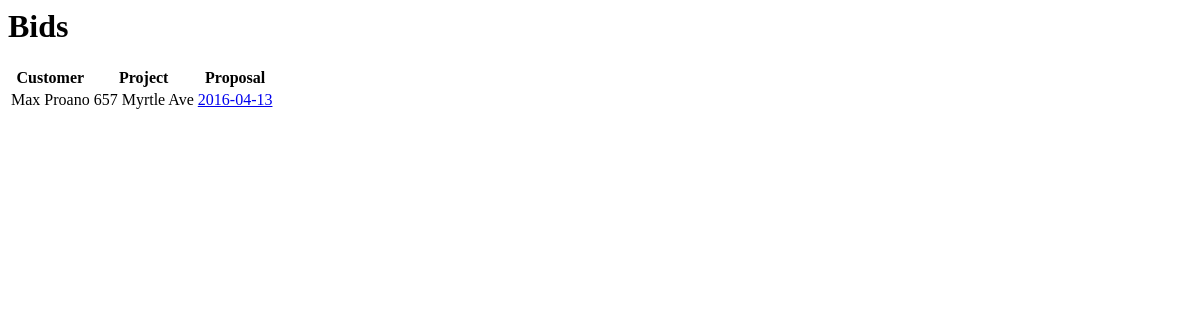
Page /bids/home/ on the earlier database version.
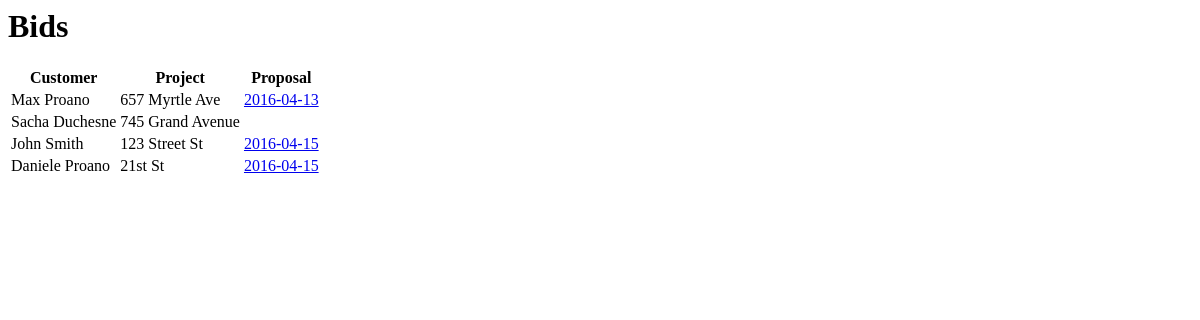
Same page on the later database version.
### bids/models.py (models this page shows, shortened)
class Project(models.Model):
    customer = models.ForeignKey(Customer, on_delete=models.CASCADE)
    title = models.CharField(max_length=100)

class Customer(models.Model):
    first_name = models.CharField(max_length=25)
    last_name = models.CharField(max_length=25)
    street = models.CharField(max_length=100)
    city = models.CharField(max_length=50)
    state = models.CharField(max_length=2)
    zip_code = models.IntegerField(null=True)
    email = models.EmailField()
    def __str__(self):
        full_name = self.first_name + ' ' + self.last_name
        return full_name

class Proposal(models.Model):
    project = models.ForeignKey(Project, on_delete=models.CASCADE)
    date_created = models.DateField(auto_now_add=True)
    date_modified = models.DateTimeField(auto_now=True)
    def __str__(self):
        title = str(self.date_created)
        return title
    '''def total_cost(self)
        for section in self.section_set.all():
            cost = section.cost
            total = total + cost'''

### bids/views.py (the view)
class HomeView(ListView):
    model = Project
    template_name = 'bids/home_view.html'
    context_object_name = 'projects'

### bids/templates/bids/home_view.html
<h1>Bids</h1>
<table>
  <tr>
    <th>Customer</th>
    <th>Project</th>
    <th>Proposal</th>
  </tr>
  {% for project in projects %}
  <tr>
    <td>{{ project.customer }}</td>
    <td>{{ project.title }}</td>
    {% for proposal in project.proposal_set.all %}
    <td><a href="{% url 'bids:proposal' proposal.id %}">{{ proposal }}</td>
    {% endfor %}
  </tr>
  {% endfor %}
</table>

Differences in the rows shown:
added Project: customer "Sacha Duchesne", title "745 Grand Avenue"
added Project: customer "John Smith", title "123 Street St"
added Proposal: date_created "2016-04-15", shown under "John Smith"
added Project: customer "Daniele Proano", title "21st St"
added Proposal: date_created "2016-04-15", shown under "Daniele Proano"
